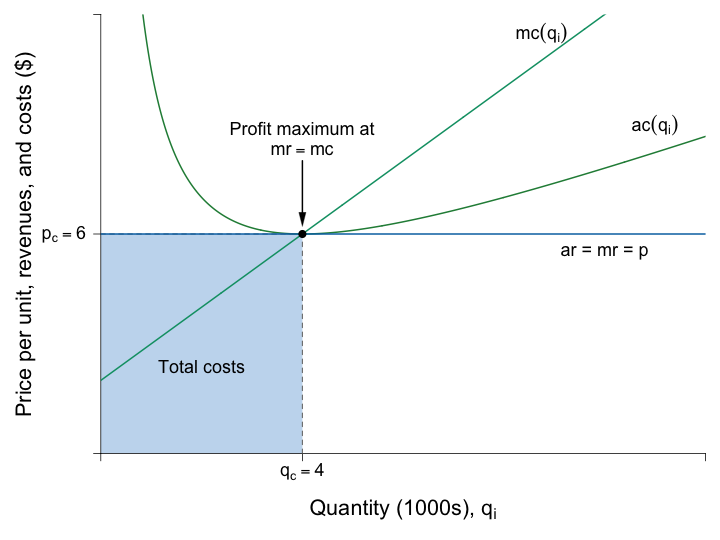

Here is the R script that generated this plot:
#Graph Designer: Simon Halliday
#Authors: Bowles and Halliday
#Title: Coordination, Conflict and Competition: A Text in Microeconomics

require(shape)
#pdf(file = "firmmarketsupply/perf_comp_costs.pdf", width = 9, height = 7)
png(file = "firmmarketsupply/perf_comp_costs_outlier.png", width = 6*120, height = 4.5*120)

#Set parameters for graphics
pointsize <- 1.8
axislabelsize <- 1.8
labelsize <- 1.5
namesize <- 1.8
annotatesize <- 1.5
graphlinewidth <- 2
segmentlinewidth <- 1.5

COL <- c("#7fc97f", "#beaed4", "#fdc086", "#ffff99", "#386cb0", "#f0027f", "#bf5b17", "#666666")
COLA <- c("#e0f3db", "#99d8c9","#66c2a4","#41ae76", "#238b45", "#005824")
COLB <- c("#c6dbef", "#4eb3d3", "#2b8cbe", "#0868ac","#084081")
grays <- gray.colors(25, start = 1, end = 0)
CBCols <- c("#009E73","#0072B2","#E69F00")

#Edited the margins to cater for the larger LHS labels
par(mar =  c(6, 7, 1, 1))

AvgRevenue <- function(x, rmax = 12, xmax = 12){
  rmax - (rmax/xmax)*x
}

MRevenue <- function(x, rmax = 12, xmax = 12){
  rmax - 2*(rmax/xmax)*x
}

TotCost <- function(x, c0 = 8, c1 = 2, c2 = 0.5){
  c0 + c1*x + c2*(x^2)
}

AvgCost <- function(x, c0 = 8, c1 = 2, c2 = 0.5){
  #  TotCost(x) / x
  c0 / x + c1 + c2*x
}

MCost <- function(x, c0 = 8, c1 = 2, c2 = 0.5){
  # deriv(TotCost(x), x)
  c1 + 2*c2*x
}

xlims <- c(0, 12)
ylims <- c(0, 12)

npts <- 501 
x <- seq(xlims[1], xlims[2], length.out = npts)
y <- seq(ylims[1], ylims[2], length.out = npts) 
a <- c(13, 16.75, 19.25)

plot(0, 0, xlim = xlims, ylim = ylims, type = "n",
     xlab = expression(paste("")),
     ylab = expression(paste("")), 
     xaxt = "n", 
     yaxt = "n", 
     cex.lab = axislabelsize, 
     bty = "n",
     xaxs="i", 
     yaxs="i")

# ticksy <- seq(from = ylims[1], to = ylims[2], by = 1)
# ylabels <- seq(from = ylims[1], to = ylims[2], by = 1)
# ticksx <- seq(from = xlims[1], to = xlims[2], by = 1)
# xlabels <- seq(from = xlims[1], to = xlims[2], by = 1)
ticksy <- c(0, 6, NA, ylims[2])
ylabels <- c(NA, expression(paste(p[c] == 6)), NA, NA)
ticksx <- c(0, 4, NA, xlims[2])
xlabels <- c(NA, expression(paste(q[c] == 4)), NA, NA)

npts <- 500 
xx1 <- seq(xlims[1], xlims[2], length.out = npts)
xx3 <- seq(2, 6, length.out = npts)

# Draw the polygon for profit
xpoly1 <- c(0, 0, 4, 4, 0)
ypoly1 <- c(0, min(AvgCost(xx1)), min(AvgCost(xx1)), 0, 0)
polygon(x = xpoly1, y = ypoly1, col=COLB[1],density=NULL, border = NA)

axis(1, at = ticksx, pos = 0, labels = xlabels, cex.axis=labelsize)
axis(2, at = ticksy, pos = 0, labels = ylabels, las = 1,cex.axis=labelsize)

#Label the costs
text(2, 0.4*AvgCost(x = 4), expression("Total costs"), cex = labelsize)

#Draw the polygon for costs

#xpoly2 <- c(0, 4, 4, 0, 0)
#ypoly2 <- c(0, 0, 4, 0, 0)
#polygon(x = xpoly2, y = ypoly2, col=COLB[1], density=NULL, border = NA)

# lines(xx1, bcA(xx1, w = 10, p = 1.5), col = COLB[3], lwd = graphlinewidth)
# lines(xx1, AvgRevenue(xx1, rmax = 12, xmax = 12), col = COLB[5], lwd = graphlinewidth)
# lines(xx1, MRevenue(xx1, rmax = 12, xmax = 12), col = COLB[4], lwd = graphlinewidth)
lines(xx1, AvgCost(xx1), col = COLA[5], lwd = graphlinewidth)
lines(xx1, MCost(xx1), col = CBCols[1], lwd = graphlinewidth)

# Label the axes

# text(0.5*(xlims[2]), -1.8, expression(paste("Output, ", x)), xpd = TRUE, cex = axislabelsize) 
text(0.5*(xlims[2]), -1.5, expression(paste("Quantity (1000s), ", q[i])), xpd = TRUE, cex = axislabelsize) 
#text(0.5*(xlims[2]), -2.5, expression(paste("Output, ", x)), xpd = TRUE, cex = axislabelsize) 
#mtext(expression(paste("Quantity of output, ", x)), side=1, line = 2.5, cex = axislabelsize)
text(-1.5, 0.5*ylims[2], expression(paste("Price per unit, revenues, and costs ($)")), xpd = TRUE, cex = axislabelsize, srt = 90) 

#Label curves

text(10, 5.5, expression(paste("ar = mr = p")), cex = labelsize)
text(11, 9, expression(paste(ac(q[i]))), cex = labelsize)
text(8.75, 11.5, expression(paste(mc(q[i]))), cex = labelsize)

#Labels cost and profit areas (To be added)


#Draw segments for total costs

segments(0, 6, 4, 6,
         lty = 2, col = grays[20] , lwd = segmentlinewidth
)
segments(4, 0, 4, 6,
         lty = 2, col = grays[20] , lwd = segmentlinewidth
)
segments(0, 6, xlims[2], 6,
         lty = 1, col = CBCols[2] , lwd = graphlinewidth
)

# Label Points for comparison

points(4, 6, pch = 16, col = "black", cex = 1.5)
# text(3.8, MRevenue(x = 4) - 0.4, expression(i), cex = labelsize)


# points(4, AvgRevenue(x = 4), pch = 16, col = "black", cex = 1.5)
# text(4.2, AvgRevenue(x = 4) + 0.4, expression(h), cex = labelsize)

# Arrows (Labels to be added)

text(4, 8.9, expression(paste("Profit maximum at")), cex = labelsize)
text(4, 8.3, expression(paste(mr == mc)), cex = labelsize)
shape::Arrows(4, 8, 4, 6.4, col = "black", lty = 1, lwd = 2, arr.type = "triangle", arr.lwd = 0.5)



dev.off()
